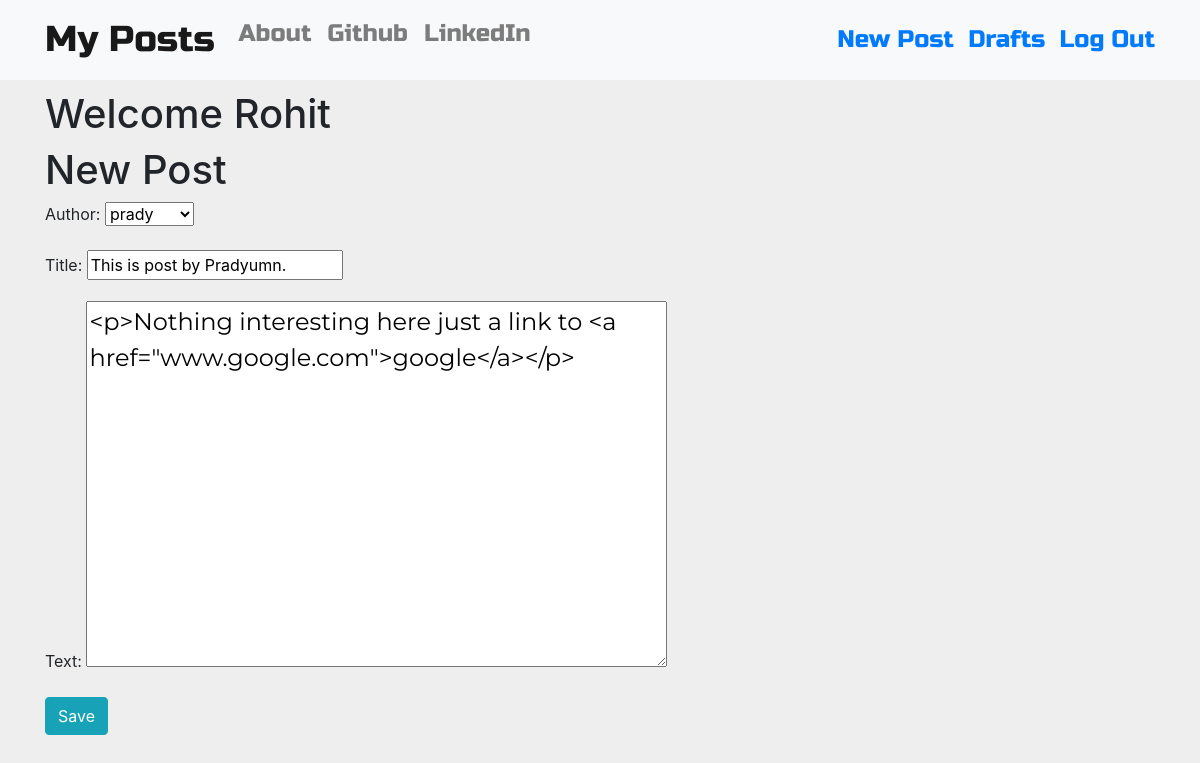
The page /post/9/edit/ (signed in) on the database its author committed.
### blog/models.py (models this page shows, shortened)
class Post(models.Model):
    author=models.ForeignKey('auth.User',on_delete=models.CASCADE)
    title=models.CharField(max_length=200)
    text=models.TextField()
    create_date=models.DateTimeField(default=timezone.now)
    published_date=models.DateTimeField(blank=True,null=True)

### blog/views.py (the view)
# urls.py: re_path('post/(?P<pk>\d+)/edit/$',views.UpdatePostView.as_view(),name='post_edit'),
class UpdatePostView(LoginRequiredMixin,UpdateView):
    login_url='/login/'
    redirect_field_name='blog/post_detail.html'
    form_class=PostForm
    model=models.Post

### blog/forms.py
class PostForm(forms.ModelForm):
    class Meta():
        model=Post
        fields=('author','title','text')
        widgets={
            'title':forms.TextInput(attrs={'class':'textinputclass'}),
            'text' : forms.Textarea(attrs={'class':'editable medium-editor-textarea postcontent'}),
        }

### blog/templates/blog/post_form.html (shortened to what this page needs)
{% extends 'blog/base.html' %}
{% block content %}
  <h1>New Post</h1>
  <form class="post-form" method="POST">
    {{form.as_p}}
    <button type="submit" class=" btn btn-info" >Save</button>
  </form>
{% endblock %}

### blog/templates/blog/base.html (shortened to what this page needs)
<!DOCTYPE html>
{% load static %}
<html lang="en" dir="ltr">
  <head>
    <link rel="stylesheet" href="https://stackpath.bootstrapcdn.com/bootstrap/4.3.1/css/bootstrap.min.css">
    <link rel="stylesheet" href="//cdn.jsdelivr.net/medium-editor/latest/css/medium-editor.min.css" type="text/css" media="screen" charset="utf-8">
    <link rel="stylesheet" href="{% static 'css/blog.css' %}">
  </head>
  <body class="loader">
    <nav class="navbar navbar-expand-lg techfont custom-navbar navbar-light bg-light" style="background-color: #e3f2fd;">
      <div class="container">
        <ul class="nav navbar-nav">
          <li><a class="navbar-brand bigbrand" href="{% url 'post_list' %}">My Posts</a></li>
          <li><a class="nav-link" href="{% url 'about' %}">About</a></li>
          <li><a class="nav-link" href="https://www.github.com/Pradyumn542">Github</a></li>
          <li><a class="nav-link" href="https://www.linkedin.com/in/pradyumn-pandey-3523471ab">LinkedIn</a></li>
    </ul>
    <ul class="nav navbar-nav navbar-right" "l1">
      {% if user.is_authenticated %}
      <li>
        <a href="{% url 'post_new' %}"> New Post  &nbsp;</a>
      </li>
      <li>
        <a href="{% url 'post_draft_list' %}"> Drafts &nbsp; </a>
      </li>
      <li>
        <a href="{% url 'logout' %}">Log Out </a>
      </li>
      {% else %}
      <li><a class=" btn btn-primary " href="{% url 'login' %}"><span class="glyphicon glyphicon-user"  ></span>Login </a></li>
      {% endif %}
    </ul>
      </div>
    </nav>
    <div class="content container">
      <div class="row">
        <div class="col-md-8">
          <div class="blog_posts">
            {% if user.is_authenticated %}
            <h1>Welcome {{user.username}}</h1>
            {% endif %}
            {% block content %}
            {% endblock %}
          </div>
        </div>
      </div>
    </div>
  </body>
</html>

### blog/static/css/blog.css (style rules this page uses)
body { background: #EEEEEE; }
.techfont { font-family: 'Russo One', sans-serif; font-size: 1.5em; margin-bottom: 10px; }
.postcontent { font-family: 'Montserrat'; font-size: 1.5em; }
.bigbrand { font-size: 1.5em; }
.loader { filter:hue-rotate(0deg); color: linear-gradient(45deg,#0f8,#08f); animation:hue 5000ms infinite linear; }

### rows shown on the page
Post: author "prady", title "This is post by Pradyumn.", text "<p>Nothing interesting here just a link to <a href=\"www.google.com\">google</a></p>"

### other values the page prints
{{ user.username }} "Rohit"
